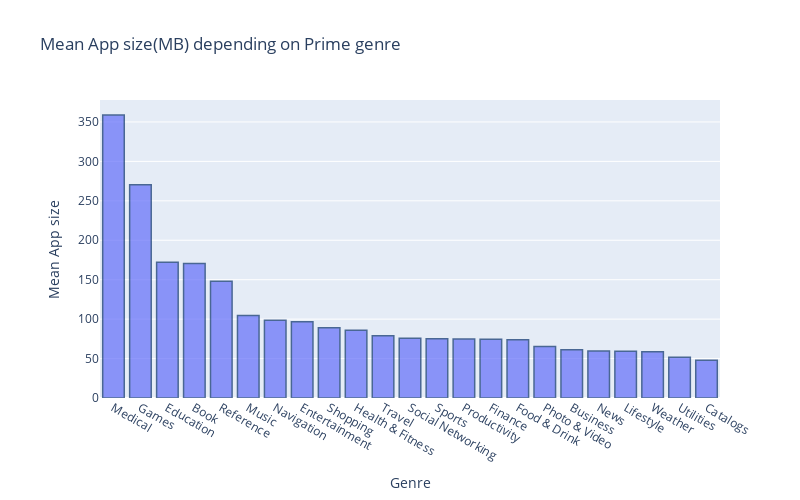

The cell this chart's notebook holds for it:
### Code cell
cnt_srs = mobile[['prime_genre', 'size_bytes_in_MB']].groupby('prime_genre').mean()['size_bytes_in_MB'].sort_values(ascending=False)
text = ['{:.2f}'.format(value) for value in cnt_srs.values]

trace = go.Bar(
    x = cnt_srs.index,
    y = cnt_srs.values,
    marker = dict(
        line = dict(color='rgb(8, 48, 107)',
                    width = 1.5)
    ),
    opacity = 0.7
)
data = [trace]

layout = go.Layout(
    title = 'Mean App size(MB) depending on Prime genre',
    margin = dict(
        l = 100
    ),
    xaxis = dict(
        title = 'Genre'
    ),
    yaxis = dict(
        title = 'Mean App size'
    ),
    width = 800,
    height = 500
)

fig = go.Figure(data=data, layout=layout)
py.iplot(fig)

### Figure 1 — Plotly figure (JSON) as saved in the notebook; plotly's stock layout.template omitted (floating-point values rounded to 4 significant figures)
{"data": [{"marker": {"line": {"color": "rgb(8, 48, 107)", "width": 1.5}}, "opacity": 0.7, "type": "bar", "x": ["Medical", "Games", "Education", "Book", "Reference", "Music", "Navigation", "Entertainment", "Shopping", "Health & Fitness", "Travel", "Social Networking", "Sports", "Productivity", "Finance", "Food & Drink", "Photo & Video", "Business", "News", "Lifestyle", "Weather", "Utilities", "Catalogs"], "y": [359.0, 270.5, 172.1, 170.5, 148.0, 104.6, 98.57, 96.78, 89.02, 85.93, 78.88, 75.7, 75.22, 74.81, 74.61, 74.0, 65.35, 61.2, 59.58, 59.42, 58.6, 51.78, 47.86]}], "layout": {"height": 500, "margin": {"l": 100}, "title": {"text": "Mean App size(MB) depending on Prime genre"}, "width": 800, "xaxis": {"title": {"text": "Genre"}}, "yaxis": {"title": {"text": "Mean App size"}}}}
